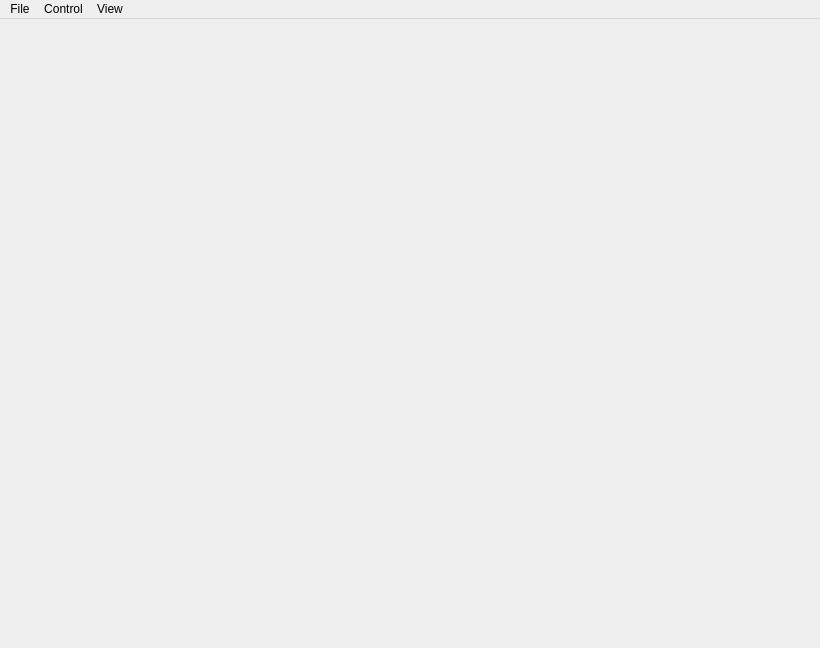
<?xml version="1.0" encoding="UTF-8"?>
<ui version="4.0">
 <class>VideoStripTestWindow</class>
 <widget class="QMainWindow" name="VideoStripTestWindow">
  <property name="geometry">
   <rect>
    <x>0</x>
    <y>0</y>
    <width>820</width>
    <height>648</height>
   </rect>
  </property>
  <property name="windowTitle">
   <string>VideoStripTest</string>
  </property>
  <widget class="QWidget" name="centralwidget">
   <layout class="QVBoxLayout" name="verticalLayout" stretch="3">
    <property name="spacing">
     <number>0</number>
    </property>
    <property name="leftMargin">
     <number>0</number>
    </property>
    <property name="topMargin">
     <number>0</number>
    </property>
    <property name="rightMargin">
     <number>0</number>
    </property>
    <property name="bottomMargin">
     <number>0</number>
    </property>
    <item>
     <widget class="VideoStripView" name="videoStripView" native="true">
      <property name="styleSheet">
       <string notr="true"/>
      </property>
     </widget>
    </item>
   </layout>
  </widget>
  <widget class="QMenuBar" name="menubar">
   <property name="geometry">
    <rect>
     <x>0</x>
     <y>0</y>
     <width>820</width>
     <height>22</height>
    </rect>
   </property>
   <widget class="QMenu" name="menuFile">
    <property name="title">
     <string>File</string>
    </property>
    <widget class="QMenu" name="menuOpen_recent">
     <property name="title">
      <string>Open recent</string>
     </property>
     <addaction name="actionEmpty"/>
    </widget>
    <addaction name="actionOpen"/>
    <addaction name="menuOpen_recent"/>
    <addaction name="actionOpen_Video"/>
   </widget>
   <widget class="QMenu" name="menuControl">
    <property name="title">
     <string>Control</string>
    </property>
    <widget class="QMenu" name="menuVarial_Speed">
     <property name="title">
      <string>Varial Speed</string>
     </property>
     <addaction name="action_3"/>
     <addaction name="action_1"/>
     <addaction name="action_0_5"/>
     <addaction name="action0"/>
     <addaction name="action0_5"/>
     <addaction name="action1"/>
     <addaction name="action3"/>
    </widget>
    <addaction name="actionPlay_pause"/>
    <addaction name="actionPlay_backward"/>
    <addaction name="actionStep_forward"/>
    <addaction name="actionStep_backward"/>
    <addaction name="actionStep_time_forward"/>
    <addaction name="actionStep_time_backward"/>
    <addaction name="menuVarial_Speed"/>
    <addaction name="actionGo_To"/>
    <addaction name="actionSet_Time_Code"/>
   </widget>
   <widget class="QMenu" name="menuView">
    <property name="title">
     <string>View</string>
    </property>
    <addaction name="actionChange_font"/>
    <addaction name="actionTest_mode"/>
   </widget>
   <addaction name="menuFile"/>
   <addaction name="menuControl"/>
   <addaction name="menuView"/>
  </widget>
  <action name="actionOpen">
   <property name="text">
    <string>Open...</string>
   </property>
   <property name="shortcut">
    <string>Ctrl+O</string>
   </property>
  </action>
  <action name="actionPlay_pause">
   <property name="text">
    <string>Play/pause</string>
   </property>
   <property name="shortcut">
    <string>Up</string>
   </property>
  </action>
  <action name="actionPlay_backward">
   <property name="text">
    <string>Play backward</string>
   </property>
   <property name="shortcut">
    <string>Down</string>
   </property>
  </action>
  <action name="actionStep_forward">
   <property name="text">
    <string>Step forward</string>
   </property>
   <property name="shortcut">
    <string>Right</string>
   </property>
  </action>
  <action name="actionStep_backward">
   <property name="text">
    <string>Step backward</string>
   </property>
   <property name="shortcut">
    <string>Left</string>
   </property>
  </action>
  <action name="actionStep_time_forward">
   <property name="text">
    <string>Step time forward</string>
   </property>
   <property name="shortcut">
    <string>Alt+Right</string>
   </property>
  </action>
  <action name="actionStep_time_backward">
   <property name="text">
    <string>Step time backward</string>
   </property>
   <property name="shortcut">
    <string>Alt+Left</string>
   </property>
  </action>
  <action name="action_3">
   <property name="text">
    <string>-3</string>
   </property>
  </action>
  <action name="action_1">
   <property name="text">
    <string>-1</string>
   </property>
  </action>
  <action name="action_0_5">
   <property name="text">
    <string>-0.5</string>
   </property>
  </action>
  <action name="action0">
   <property name="text">
    <string>0</string>
   </property>
  </action>
  <action name="action0_5">
   <property name="text">
    <string>0.5</string>
   </property>
  </action>
  <action name="action1">
   <property name="text">
    <string>1</string>
   </property>
  </action>
  <action name="action3">
   <property name="text">
    <string>3</string>
   </property>
  </action>
  <action name="actionGo_To">
   <property name="text">
    <string>Go to...</string>
   </property>
   <property name="shortcut">
    <string>Ctrl+G</string>
   </property>
  </action>
  <action name="actionOpen_Video">
   <property name="text">
    <string>Open Video</string>
   </property>
  </action>
  <action name="actionSet_Time_Code">
   <property name="text">
    <string>Set Time Code</string>
   </property>
  </action>
  <action name="actionChange_font">
   <property name="text">
    <string>Change font...</string>
   </property>
  </action>
  <action name="actionTest_mode">
   <property name="checkable">
    <bool>true</bool>
   </property>
   <property name="text">
    <string>Test mode</string>
   </property>
   <property name="shortcut">
    <string>Ctrl+Shift+T</string>
   </property>
  </action>
  <action name="actionEmpty">
   <property name="enabled">
    <bool>false</bool>
   </property>
   <property name="text">
    <string>Empty</string>
   </property>
  </action>
 </widget>
 <customwidgets>
  <customwidget>
   <class>VideoStripView</class>
   <extends>QWidget</extends>
   <header>VideoStripView.h</header>
   <container>1</container>
  </customwidget>
 </customwidgets>
 <resources/>
 <connections/>
</ui>
